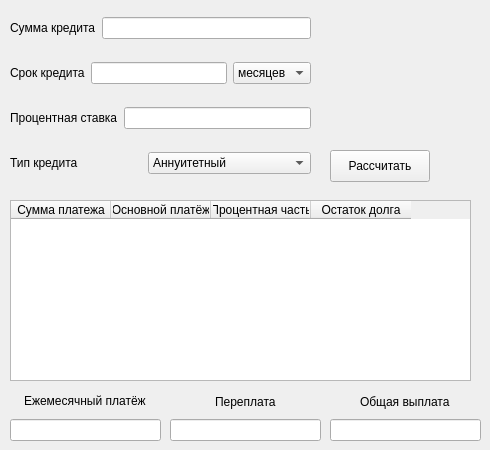
    <widget class="QWidget" name="CreditCalc">
     <widget class="QWidget" name="verticalLayoutWidget">
      <property name="geometry">
       <rect>
        <x>10</x>
        <y>0</y>
        <width>301</width>
        <height>191</height>
       </rect>
      </property>
      <layout class="QVBoxLayout" name="verticalLayout">
       <item>
        <layout class="QHBoxLayout" name="horizontalLayout">
         <item>
          <widget class="QLabel" name="label">
           <property name="text">
            <string>Сумма кредита</string>
           </property>
          </widget>
         </item>
         <item>
          <widget class="QLineEdit" name="sum_val"/>
         </item>
        </layout>
       </item>
       <item>
        <layout class="QHBoxLayout" name="horizontalLayout_2">
         <item alignment="Qt::AlignRight">
          <widget class="QLabel" name="label_2">
           <property name="text">
            <string>Срок кредита</string>
           </property>
          </widget>
         </item>
         <item>
          <widget class="QLineEdit" name="time_val"/>
         </item>
         <item>
          <widget class="QComboBox" name="time_scale">
           <property name="enabled">
            <bool>true</bool>
           </property>
           <property name="maximumSize">
            <size>
             <width>103</width>
             <height>16777215</height>
            </size>
           </property>
           <item>
            <property name="text">
             <string>месяцев</string>
            </property>
           </item>
           <item>
            <property name="text">
             <string>лет</string>
            </property>
           </item>
          </widget>
         </item>
        </layout>
       </item>
       <item>
        <layout class="QHBoxLayout" name="horizontalLayout_3">
         <item>
          <widget class="QLabel" name="label_3">
           <property name="text">
            <string>Процентная ставка</string>
           </property>
          </widget>
         </item>
         <item>
          <widget class="QLineEdit" name="percent_val"/>
         </item>
        </layout>
       </item>
       <item>
        <layout class="QHBoxLayout" name="horizontalLayout_4">
         <item>
          <widget class="QLabel" name="label_4">
           <property name="text">
            <string>Тип кредита</string>
           </property>
          </widget>
         </item>
         <item>
          <widget class="QComboBox" name="credit_type">
           <item>
            <property name="text">
             <string>Аннуитетный</string>
            </property>
           </item>
           <item>
            <property name="text">
             <string>Дифференцированный</string>
            </property>
           </item>
          </widget>
         </item>
        </layout>
       </item>
      </layout>
     </widget>
     <widget class="QPushButton" name="calc_credit_button">
      <property name="geometry">
       <rect>
        <x>330</x>
        <y>150</y>
        <width>100</width>
        <height>32</height>
       </rect>
      </property>
      <property name="text">
       <string>Рассчитать</string>
      </property>
     </widget>
     <widget class="QTableWidget" name="tableWidget">
      <property name="geometry">
       <rect>
        <x>10</x>
        <y>200</y>
        <width>461</width>
        <height>181</height>
       </rect>
      </property>
      <column>
       <property name="text">
        <string>Сумма платежа</string>
       </property>
      </column>
      <column>
       <property name="text">
        <string>Основной платёж</string>
       </property>
      </column>
      <column>
       <property name="text">
        <string>Процентная часть</string>
       </property>
      </column>
      <column>
       <property name="text">
        <string>Остаток долга</string>
       </property>
      </column>
     </widget>
     <widget class="QWidget" name="verticalLayoutWidget_2">
      <property name="geometry">
       <rect>
        <x>10</x>
        <y>390</y>
        <width>151</width>
        <height>51</height>
       </rect>
      </property>
      <layout class="QVBoxLayout" name="verticalLayout_2">
       <item alignment="Qt::AlignHCenter|Qt::AlignVCenter">
        <widget class="QLabel" name="label_5">
         <property name="text">
          <string>Ежемесячный платёж</string>
         </property>
        </widget>
       </item>
       <item alignment="Qt::AlignVCenter">
        <widget class="QLineEdit" name="mounth_pay_res"/>
       </item>
      </layout>
     </widget>
     <widget class="QWidget" name="verticalLayoutWidget_3">
      <property name="geometry">
       <rect>
        <x>170</x>
        <y>390</y>
        <width>151</width>
        <height>51</height>
       </rect>
      </property>
      <layout class="QVBoxLayout" name="verticalLayout_3">
       <item alignment="Qt::AlignHCenter">
        <widget class="QLabel" name="label_6">
         <property name="text">
          <string>Переплата</string>
         </property>
        </widget>
       </item>
       <item>
        <widget class="QLineEdit" name="overpay_res"/>
       </item>
      </layout>
     </widget>
     <widget class="QWidget" name="verticalLayoutWidget_4">
      <property name="geometry">
       <rect>
        <x>330</x>
        <y>390</y>
        <width>151</width>
        <height>51</height>
       </rect>
      </property>
      <layout class="QVBoxLayout" name="verticalLayout_4">
       <item alignment="Qt::AlignHCenter">
        <widget class="QLabel" name="label_7">
         <property name="text">
          <string>Общая выплата</string>
         </property>
        </widget>
       </item>
       <item>
        <widget class="QLineEdit" name="total_pay_res"/>
       </item>
      </layout>
     </widget>
    </widget>
